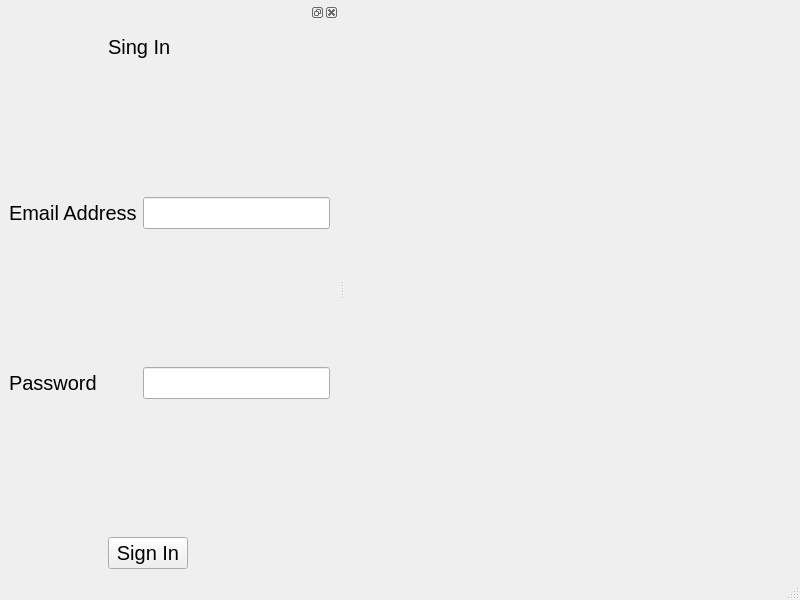
<?xml version="1.0" encoding="UTF-8"?>
<ui version="4.0">
 <class>MainWindow</class>
 <widget class="QMainWindow" name="MainWindow">
  <property name="geometry">
   <rect>
    <x>0</x>
    <y>0</y>
    <width>800</width>
    <height>600</height>
   </rect>
  </property>
  <property name="windowTitle">
   <string>MainWindow</string>
  </property>
  <widget class="QWidget" name="centralwidget"/>
  <widget class="QMenuBar" name="menubar">
   <property name="geometry">
    <rect>
     <x>0</x>
     <y>0</y>
     <width>800</width>
     <height>21</height>
    </rect>
   </property>
  </widget>
  <widget class="QStatusBar" name="statusbar"/>
  <widget class="QDockWidget" name="dockWidget">
   <property name="font">
    <font>
     <pointsize>15</pointsize>
    </font>
   </property>
   <attribute name="dockWidgetArea">
    <number>1</number>
   </attribute>
   <widget class="QWidget" name="dockWidgetContents">
    <layout class="QGridLayout" name="gridLayout_2">
     <item row="0" column="0">
      <layout class="QGridLayout" name="gridLayout">
       <item row="0" column="1">
        <spacer name="horizontalSpacer">
         <property name="orientation">
          <enum>Qt::Horizontal</enum>
         </property>
         <property name="sizeHint" stdset="0">
          <size>
           <width>40</width>
           <height>20</height>
          </size>
         </property>
        </spacer>
       </item>
       <item row="0" column="2" colspan="2">
        <widget class="QLabel" name="label">
         <property name="text">
          <string>Sing In</string>
         </property>
         <property name="alignment">
          <set>Qt::AlignLeading|Qt::AlignLeft|Qt::AlignTop</set>
         </property>
        </widget>
       </item>
       <item row="0" column="4" colspan="2">
        <spacer name="horizontalSpacer_2">
         <property name="orientation">
          <enum>Qt::Horizontal</enum>
         </property>
         <property name="sizeHint" stdset="0">
          <size>
           <width>40</width>
           <height>20</height>
          </size>
         </property>
        </spacer>
       </item>
       <item row="1" column="3">
        <spacer name="verticalSpacer_3">
         <property name="orientation">
          <enum>Qt::Vertical</enum>
         </property>
         <property name="sizeHint" stdset="0">
          <size>
           <width>20</width>
           <height>40</height>
          </size>
         </property>
        </spacer>
       </item>
       <item row="2" column="0" colspan="3">
        <widget class="QLabel" name="label_2">
         <property name="text">
          <string>Email Address</string>
         </property>
        </widget>
       </item>
       <item row="2" column="3" colspan="3">
        <widget class="QLineEdit" name="lineEdit"/>
       </item>
       <item row="3" column="4" colspan="2">
        <spacer name="verticalSpacer">
         <property name="orientation">
          <enum>Qt::Vertical</enum>
         </property>
         <property name="sizeHint" stdset="0">
          <size>
           <width>20</width>
           <height>40</height>
          </size>
         </property>
        </spacer>
       </item>
       <item row="4" column="0" colspan="2">
        <widget class="QLabel" name="label_4">
         <property name="text">
          <string>Password</string>
         </property>
        </widget>
       </item>
       <item row="4" column="3" colspan="3">
        <widget class="QLineEdit" name="lineEdit_3"/>
       </item>
       <item row="5" column="3" colspan="2">
        <spacer name="verticalSpacer_2">
         <property name="orientation">
          <enum>Qt::Vertical</enum>
         </property>
         <property name="sizeHint" stdset="0">
          <size>
           <width>20</width>
           <height>40</height>
          </size>
         </property>
        </spacer>
       </item>
       <item row="6" column="0">
        <spacer name="horizontalSpacer_3">
         <property name="orientation">
          <enum>Qt::Horizontal</enum>
         </property>
         <property name="sizeHint" stdset="0">
          <size>
           <width>40</width>
           <height>20</height>
          </size>
         </property>
        </spacer>
       </item>
       <item row="6" column="2" colspan="3">
        <widget class="QPushButton" name="pushButton">
         <property name="text">
          <string>Sign In</string>
         </property>
        </widget>
       </item>
       <item row="6" column="5">
        <spacer name="horizontalSpacer_4">
         <property name="orientation">
          <enum>Qt::Horizontal</enum>
         </property>
         <property name="sizeHint" stdset="0">
          <size>
           <width>40</width>
           <height>20</height>
          </size>
         </property>
        </spacer>
       </item>
      </layout>
     </item>
    </layout>
   </widget>
  </widget>
 </widget>
 <resources/>
 <connections/>
</ui>
